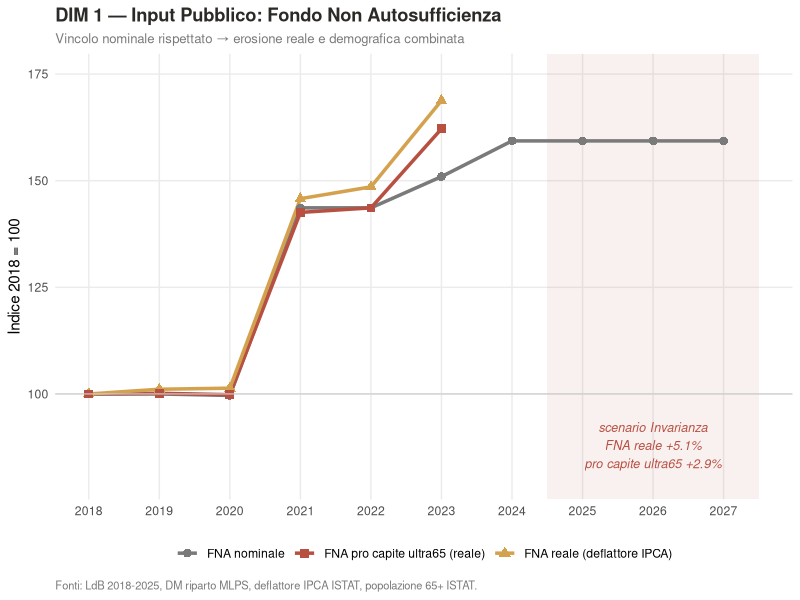
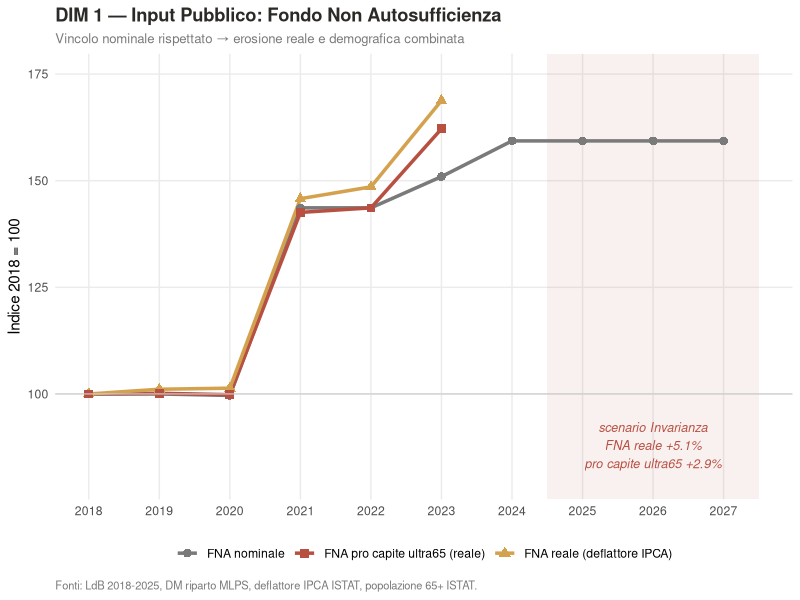

Write R code to recreate these figures, in order.
# ============================================================
# FRAMEWORK 5 DIMENSIONI — DIM 1: INPUT PUBBLICO (rev.2)
# Fondo Nazionale per le Non Autosufficienze (FNA)
# ------------------------------------------------------------
# Test: il vincolo formale di "invarianza" finanziaria nominale
# produce duplice erosione:
#   - reale (deflattore IPCA): -5% al 2027
#   - pro capite ultra65 (ISTAT): -10% al 2027 (effetto combinato)
#
# FONTI:
#   - Legge di Bilancio annuale, art. relativi al FNA
#   - Decreti MLPS di riparto FNA (ministerolavoro.gov.it)
#   - IPCA mensile (ISTAT dati: http://dati.istat.it)
#   - Popolazione 65+ residente (ISTAT, Bilancio demografico)
#
# OUTPUT: FIGURE/Fig_DIM1_FNA_invarianza.png
# ============================================================

library(tidyverse)
library(scales)

# ---- 1. Dati hardcoded ----
fna <- tibble(
  anno = 2018:2027,
  fna_nominale_mln = c(573, 573, 571, 823, 823, 865, 913, 913, 913, 913)
)

# IPCA medio annuo (ISTAT) — deflattore
ipca <- c("2018"=1.011, "2019"=1.006, "2020"=0.998,
          "2021"=1.019, "2022"=1.081, "2023"=1.059,
          "2024"=1.010, "2025"=1.020, "2026"=1.020, "2027"=1.020)
defl <- rev(cumprod(rev(ipca)))
defl <- defl / defl["2027"]

# Popolazione 65+ Italia (ISTAT Bilancio demografico, milioni di persone)
# Crescita ~1% annuo, proiezione lineare 2025-2027
pop65 <- c("2018"=13.71, "2019"=13.84, "2020"=13.92, "2021"=14.02,
           "2022"=14.18, "2023"=14.27, "2024"=14.36,
           "2025"=14.46, "2026"=14.56, "2027"=14.66)

fna <- fna |>
  mutate(deflattore       = as.numeric(defl[as.character(anno)]),
         pop65_mln        = as.numeric(pop65[as.character(anno)]),
         fna_reale_mln    = fna_nominale_mln / deflattore,
         # FNA pro capite ultra65 in € reali (prezzi 2027)
         fna_procapite_65 = fna_reale_mln * 1e6 / (pop65_mln * 1e6))

print(fna)

# Erosioni 2024 -> 2027
ero_reale <- (fna$fna_reale_mln[fna$anno == 2024] -
              fna$fna_reale_mln[fna$anno == 2027]) /
              fna$fna_reale_mln[fna$anno == 2024] * 100
ero_pc <- (fna$fna_procapite_65[fna$anno == 2024] -
           fna$fna_procapite_65[fna$anno == 2027]) /
           fna$fna_procapite_65[fna$anno == 2024] * 100
cat(sprintf("\nErosione FNA reale 2024-2027:                  %+.1f%%\n", -ero_reale))
cat(sprintf("Erosione FNA pro capite ultra65 2024-2027:     %+.1f%%\n", -ero_pc))

# ---- 2. Grafico ----
# Indice 2018 = 100 per confrontare le tre serie sullo stesso asse
fna <- fna |>
  mutate(idx_nominale  = fna_nominale_mln / fna_nominale_mln[1] * 100,
         idx_reale     = fna_reale_mln    / fna_reale_mln[1]    * 100,
         idx_procapite = fna_procapite_65 / fna_procapite_65[1] * 100)

df_long <- fna |>
  select(anno, idx_nominale, idx_reale, idx_procapite) |>
  pivot_longer(-anno, names_to = "serie", values_to = "indice") |>
  mutate(serie = recode(serie,
                        idx_nominale  = "FNA nominale",
                        idx_reale     = "FNA reale (deflattore IPCA)",
                        idx_procapite = "FNA pro capite ultra65 (reale)"))

COL_NEU <- "#7A7A7A"; COL_BAD <- "#B85042"; COL_AMB <- "#D4A24E"; COL_BG <- "#2C2A26"
pal <- c("FNA nominale" = COL_NEU,
         "FNA reale (deflattore IPCA)" = COL_AMB,
         "FNA pro capite ultra65 (reale)" = COL_BAD)
shp <- c("FNA nominale" = 16, "FNA reale (deflattore IPCA)" = 17,
         "FNA pro capite ultra65 (reale)" = 15)

p <- ggplot(df_long, aes(x = anno, y = indice, colour = serie, shape = serie)) +
  annotate("rect", xmin = 2024.5, xmax = 2027.5,
           ymin = -Inf, ymax = Inf, alpha = 0.08, fill = COL_BAD) +
  geom_line(linewidth = 1.2) +
  geom_point(size = 2.6) +
  geom_hline(yintercept = 100, colour = "grey80", linewidth = 0.4) +
  scale_colour_manual(values = pal) +
  scale_shape_manual(values = shp) +
  scale_x_continuous(breaks = 2018:2027) +
  scale_y_continuous(limits = c(80, 175)) +
  annotate("text", x = 2026, y = 88, hjust = 0.5,
           label = sprintf("scenario Invarianza\nFNA reale %+.1f%%\npro capite ultra65 %+.1f%%",
                           -ero_reale, -ero_pc),
           colour = COL_BAD, fontface = "italic", size = 3.2) +
  labs(title = "DIM 1 — Input Pubblico: Fondo Non Autosufficienza",
       subtitle = "Vincolo nominale rispettato → erosione reale e demografica combinata",
       x = NULL, y = "Indice 2018 = 100",
       caption = "Fonti: LdB 2018-2025, DM riparto MLPS, deflattore IPCA ISTAT, popolazione 65+ ISTAT.",
       colour = NULL, shape = NULL) +
  theme_minimal(base_size = 11) +
  theme(plot.title = element_text(face = "bold", colour = COL_BG),
        plot.subtitle = element_text(colour = COL_NEU, size = 9.5),
        plot.caption = element_text(colour = COL_NEU, size = 8, hjust = 0),
        legend.position = "bottom", panel.grid.minor = element_blank())

ggsave("FIGURE/Fig_DIM1_FNA_invarianza.png", p,
       width = 7.8, height = 4.6, dpi = 200)
print(p)   # ora viene mostrato anche nel pane Plot
cat("Grafico salvato e mostrato: FIGURE/Fig_DIM1_FNA_invarianza.png\n")
